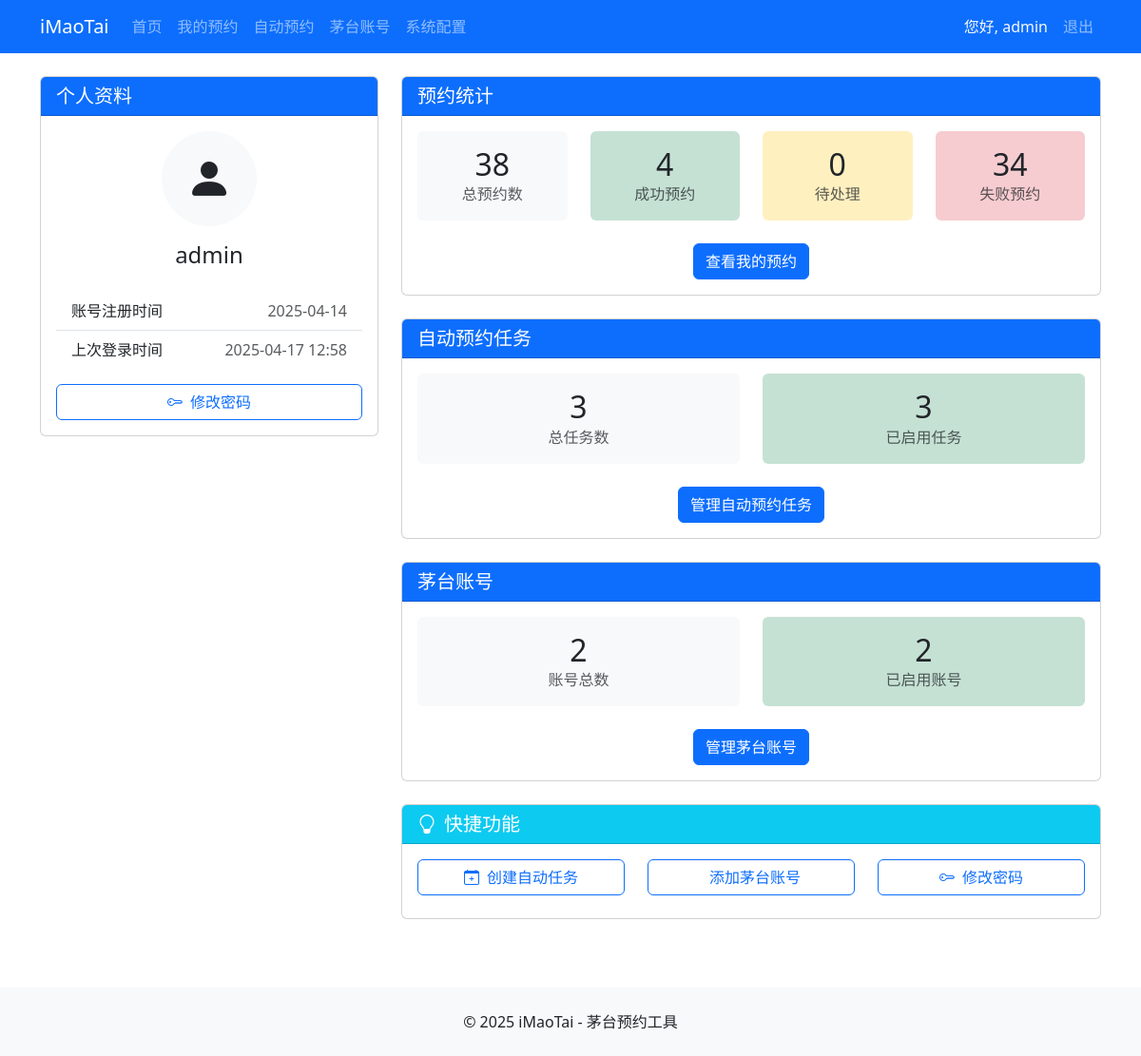
The app's page /profile (signed in), older data.
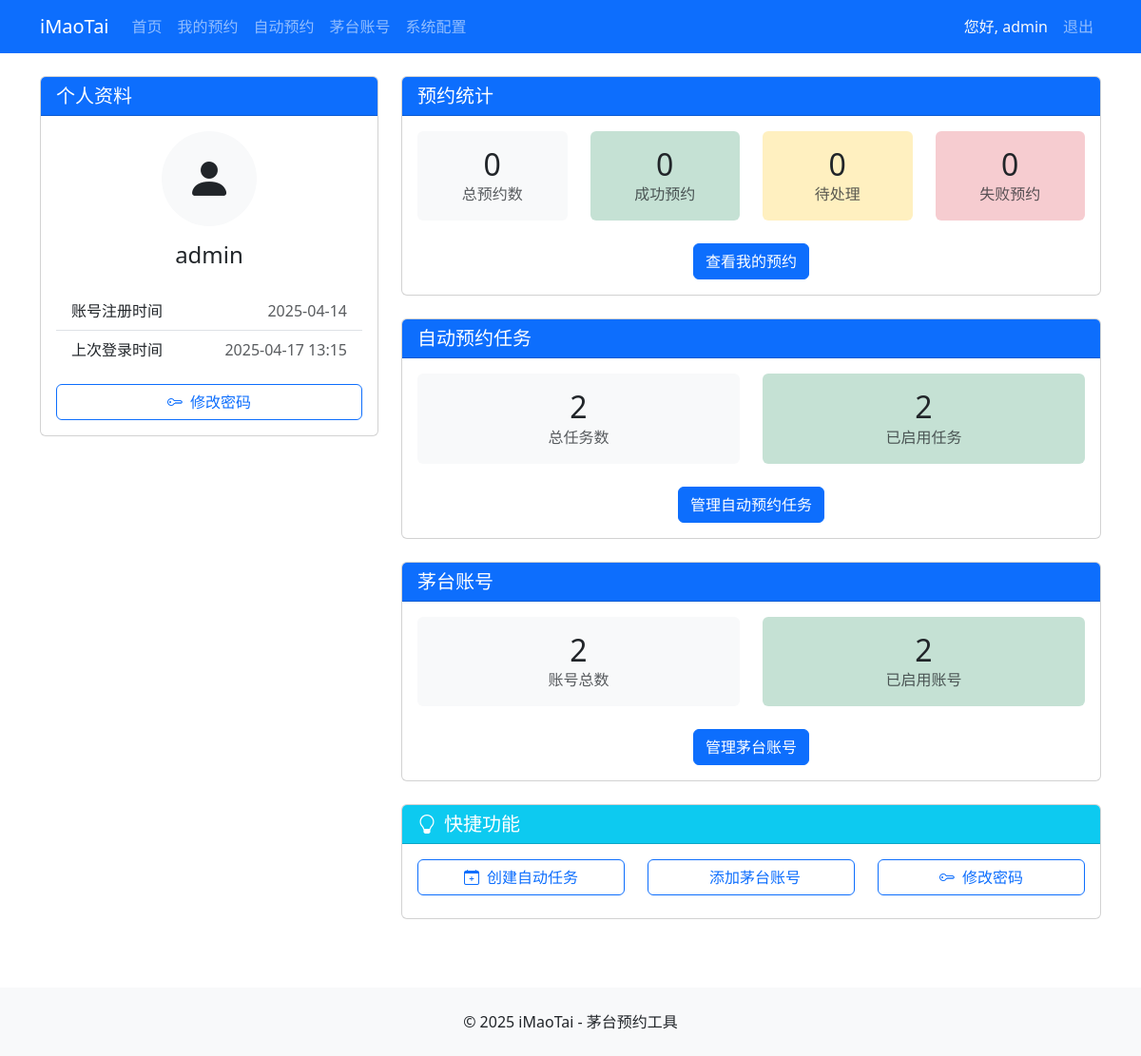
The same page, newer data.
### app.py (models this page shows, shortened)
class User(UserMixin, db.Model):
    id = db.Column(db.Integer, primary_key=True)
    username = db.Column(db.String(20), unique=True, nullable=False)
    password_hash = db.Column(db.String(128), nullable=False)
    join_date = db.Column(db.DateTime, default=datetime.datetime.now)
    last_login = db.Column(db.DateTime, nullable=True)
    reservations = db.relationship('Reservation', backref='user', lazy=True, cascade="all, delete-orphan")
    tasks = db.relationship('TaskSetting', backref='user', lazy=True, cascade="all, delete-orphan")
    mt_accounts = db.relationship('MaotaiAccount', backref='user', lazy=True, cascade="all, delete-orphan")
    push_settings = db.relationship('UserPushSetting', backref='user', uselist=False, cascade="all, delete-orphan")

### app.py (the view)
@app.route('/profile')
@login_required
def profile():
    total_reservations = Reservation.query.filter_by(user_id=current_user.id).count()
    success_reservations = Reservation.query.filter_by(user_id=current_user.id, status='成功').count()
    pending_reservations = Reservation.query.filter_by(user_id=current_user.id, status='待处理').count()
    failed_reservations = Reservation.query.filter_by(user_id=current_user.id, status='失败').count()
    total_tasks = TaskSetting.query.filter_by(user_id=current_user.id).count()
    enabled_tasks = TaskSetting.query.filter_by(user_id=current_user.id, enabled=True).count()
    total_accounts = MaotaiAccount.query.filter_by(user_id=current_user.id).count()
    active_accounts = MaotaiAccount.query.filter_by(user_id=current_user.id, is_active=True).count()
    return render_template('profile.html',
                          total_reservations=total_reservations,
                          success_reservations=success_reservations,
                          pending_reservations=pending_reservations,
                          failed_reservations=failed_reservations,
                          total_tasks=total_tasks,
                          enabled_tasks=enabled_tasks,
                          total_accounts=total_accounts,
                          active_accounts=active_accounts)

### app.py (called while the page is built)
@login_manager.user_loader
def load_user(user_id):
    return User.query.get(int(user_id))

@app.context_processor
def inject_config():
    return dict(config=config)

### templates/profile.html (shortened to what the changed rows need)
<!DOCTYPE html>
<html lang="zh-CN">
<head>
    <link rel="stylesheet" href="https://cdn.jsdelivr.net/npm/bootstrap@5.3.0/dist/css/bootstrap.min.css">
    <link rel="stylesheet" href="https://cdn.jsdelivr.net/npm/bootstrap-icons@1.10.0/font/bootstrap-icons.css">
</head>
<body>
    <nav class="navbar navbar-expand-lg navbar-dark bg-primary">
        <div class="container">
            <div class="collapse navbar-collapse" id="navbarNav">
                <div class="navbar-nav">
                    {% if current_user.is_authenticated %}
                    <span class="nav-item nav-link text-light active">您好, {{ current_user.username }}</span>
                    <a class="nav-link" href="{{ url_for('logout') }}">退出</a>
                    {% else %}
                    <a class="nav-link" href="{{ url_for('login') }}">登录</a>
                    <a class="nav-link" href="{{ url_for('register') }}">注册</a>
                    {% endif %}
                </div>
            </div>
        </div>
    </nav>
    <div class="container mt-4">
        <div class="row">
            <div class="col-md-4">
                <div class="card mb-4">
                    <div class="card-body">
                        <div class="text-center mb-4">
                            <div class="bg-light rounded-circle d-inline-flex justify-content-center align-items-center mb-3" style="width: 100px; height: 100px;">
                                <i class="bi bi-person-fill" style="font-size: 3rem;"></i>
                            </div>
                            <h4>{{ current_user.username }}</h4>
                        </div>
                        <ul class="list-group list-group-flush">
                            <li class="list-group-item d-flex justify-content-between align-items-center">
                                <span>账号注册时间</span>
                                <span class="text-muted">{{ current_user.join_date.strftime('%Y-%m-%d') }}</span>
                            </li>
                            <li class="list-group-item d-flex justify-content-between align-items-center">
                                <span>上次登录时间</span>
                                <span class="text-muted">{{ current_user.last_login.strftime('%Y-%m-%d %H:%M') if current_user.last_login else '未记录' }}</span>
                            </li>
                        </ul>
                    </div>
                </div>
            </div>
            <div class="col-md-8">
                <div class="card mb-4">
                    <div class="card-body">
                        <div class="row mb-4">
                            <div class="col-md-3 text-center">
                                <div class="bg-light rounded p-3">
                                    <h2 class="mb-0">{{ total_reservations }}</h2>
                                    <p class="text-muted mb-0">总预约数</p>
                                </div>
                            </div>
                            <div class="col-md-3 text-center">
                                <div class="bg-success bg-opacity-25 rounded p-3">
                                    <h2 class="mb-0">{{ success_reservations }}</h2>
                                    <p class="text-muted mb-0">成功预约</p>
                                </div>
                            </div>
                            <div class="col-md-3 text-center">
                                <div class="bg-warning bg-opacity-25 rounded p-3">
                                    <h2 class="mb-0">{{ pending_reservations }}</h2>
                                </div>
                            </div>
                            <div class="col-md-3 text-center">
                                <div class="bg-danger bg-opacity-25 rounded p-3">
                                    <h2 class="mb-0">{{ failed_reservations }}</h2>
                                    <p class="text-muted mb-0">失败预约</p>
                                </div>
                            </div>
                        </div>
                    </div>
                </div>
                <div class="card mb-4">
                    <div class="card-body">
                        <div class="row mb-4">
                            <div class="col-md-6 text-center">
                                <div class="bg-light rounded p-3">
                                    <h2 class="mb-0">{{ total_tasks }}</h2>
                                    <p class="text-muted mb-0">总任务数</p>
                                </div>
                            </div>
                            <div class="col-md-6 text-center">
                                <div class="bg-success bg-opacity-25 rounded p-3">
                                    <h2 class="mb-0">{{ enabled_tasks }}</h2>
                                    <p class="text-muted mb-0">已启用任务</p>
                                </div>
                            </div>
                        </div>
                    </div>
                </div>
                <div class="card mb-4">
                    <div class="card-body">
                        <div class="row mb-4">
                            <div class="col-md-6 text-center">
                                <div class="bg-light rounded p-3">
                                    <h2 class="mb-0">{{ total_accounts }}</h2>
                                </div>
                            </div>
                            <div class="col-md-6 text-center">
                                <div class="bg-success bg-opacity-25 rounded p-3">
                                    <h2 class="mb-0">{{ active_accounts }}</h2>
                                </div>
                            </div>
                        </div>
                    </div>
                </div>
            </div>
        </div>
    </div>
</body>
</html>

Row changes from the older to the newer data that the page shows:
changed User "admin": last_login "2025-04-17 12:58" → "2025-04-17 13:15"
Text that changed along with them:
{{ total_reservations }}: "38" → "0"
{{ success_reservations }}: "4" → "0"
{{ failed_reservations }}: "34" → "0"
{{ total_tasks }}: "3" → "2"
{{ enabled_tasks }}: "3" → "2"
